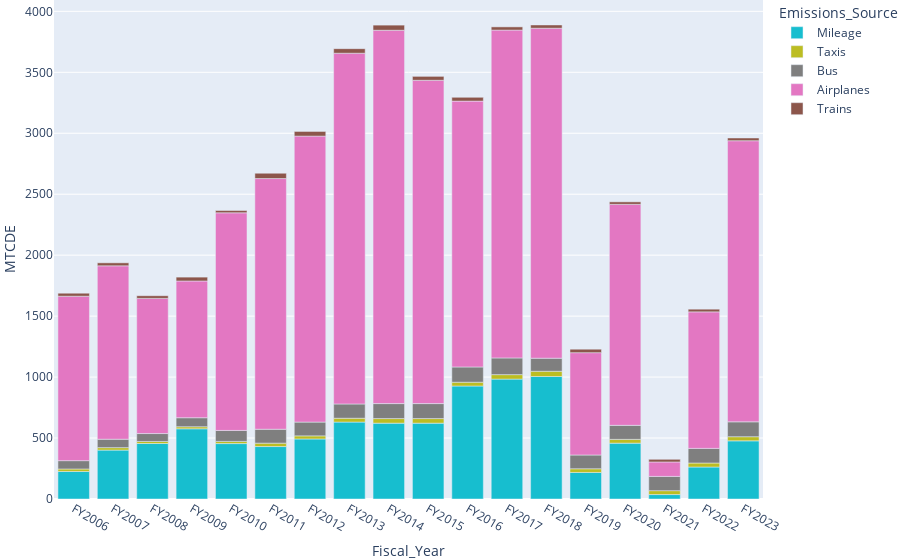

The notebook cell this image was saved under:
### Code cell
fig= px.bar(scope3[scope3["Emissions_Source"]!="Total"], x= "Fiscal_Year",y="MTCDE", color= "Emissions_Source",color_discrete_sequence= px.colors.qualitative.D3_r)
fig.update_layout(margin=dict(l=10, r=10, t=0, b=0))
fig.show()

### Figure 1 — Plotly figure (JSON) as saved in the notebook; plotly's stock layout.template omitted (floating-point values rounded to 4 significant figures)
{"data": [{"alignmentgroup": "True", "hovertemplate": "Emissions_Source=Mileage<br>Fiscal_Year=%{x}<br>MTCDE=%{y}<extra></extra>", "legendgroup": "Mileage", "marker": {"color": "#17BECF", "pattern": {"shape": ""}}, "name": "Mileage", "offsetgroup": "Mileage", "orientation": "v", "showlegend": true, "textposition": "auto", "type": "bar", "x": ["FY2006", "FY2007", "FY2008", "FY2009", "FY2010", "FY2011", "FY2012", "FY2013", "FY2014", "FY2015", "FY2016", "FY2017", "FY2018", "FY2019", "FY2020", "FY2021", "FY2022", "FY2023"], "xaxis": "x", "y": [225.8, 401, 455.2, 575.9, 454.6, 430.1, 492.5, 631, 622.2, 622.2, 926.8, 983.5, 1005.0, 217.8, 458.2, 36.3, 262.3, 477], "yaxis": "y"}, {"alignmentgroup": "True", "hovertemplate": "Emissions_Source=Taxis<br>Fiscal_Year=%{x}<br>MTCDE=%{y}<extra></extra>", "legendgroup": "Taxis", "marker": {"color": "#BCBD22", "pattern": {"shape": ""}}, "name": "Taxis", "offsetgroup": "Taxis", "orientation": "v", "showlegend": true, "textposition": "auto", "type": "bar", "x": ["FY2006", "FY2007", "FY2008", "FY2009", "FY2010", "FY2011", "FY2012", "FY2013", "FY2014", "FY2015", "FY2016", "FY2017", "FY2018", "FY2019", "FY2020", "FY2021", "FY2022", "FY2023"], "xaxis": "x", "y": [20.6, 20.3, 16.6, 16.8, 17.8, 28.1, 25.5, 31.4, 37.5, 37.5, 31.2, 36.6, 43, 30.1, 31, 32, 32.9, 33.9], "yaxis": "y"}, {"alignmentgroup": "True", "hovertemplate": "Emissions_Source=Bus<br>Fiscal_Year=%{x}<br>MTCDE=%{y}<extra></extra>", "legendgroup": "Bus", "marker": {"color": "#7F7F7F", "pattern": {"shape": ""}}, "name": "Bus", "offsetgroup": "Bus", "orientation": "v", "showlegend": true, "textposition": "auto", "type": "bar", "x": ["FY2006", "FY2007", "FY2008", "FY2009", "FY2010", "FY2011", "FY2012", "FY2013", "FY2014", "FY2015", "FY2016", "FY2017", "FY2018", "FY2019", "FY2020", "FY2021", "FY2022", "FY2023"], "xaxis": "x", "y": [68, 69, 65, 74, 90, 114, 113, 117, 123, 123, 125, 137, 107, 113, 115, 117, 120, 122], "yaxis": "y"}, {"alignmentgroup": "True", "hovertemplate": "Emissions_Source=Airplanes<br>Fiscal_Year=%{x}<br>MTCDE=%{y}<extra></extra>", "legendgroup": "Airplanes", "marker": {"color": "#E377C2", "pattern": {"shape": ""}}, "name": "Airplanes", "offsetgroup": "Airplanes", "orientation": "v", "showlegend": true, "textposition": "auto", "type": "bar", "x": ["FY2006", "FY2007", "FY2008", "FY2009", "FY2010", "FY2011", "FY2012", "FY2013", "FY2014", "FY2015", "FY2016", "FY2017", "FY2018", "FY2019", "FY2020", "FY2021", "FY2022", "FY2023"], "xaxis": "x", "y": [1349, 1422.0, 1109.0, 1122.0, 1785.0, 2056.0, 2346.0, 2877.0, 3062.0, 2652.0, 2181.0, 2689.0, 2707.0, 839.4, 1812.0, 118.5, 1120.0, 2306.0], "yaxis": "y"}, {"alignmentgroup": "True", "hovertemplate": "Emissions_Source=Trains<br>Fiscal_Year=%{x}<br>MTCDE=%{y}<extra></extra>", "legendgroup": "Trains", "marker": {"color": "#8C564B", "pattern": {"shape": ""}}, "name": "Trains", "offsetgroup": "Trains", "orientation": "v", "showlegend": true, "textposition": "auto", "type": "bar", "x": ["FY2006", "FY2007", "FY2008", "FY2009", "FY2010", "FY2011", "FY2012", "FY2013", "FY2014", "FY2015", "FY2016", "FY2017", "FY2018", "FY2019", "FY2020", "FY2021", "FY2022", "FY2023"], "xaxis": "x", "y": [25.1, 24.5, 22.2, 31.7, 18.8, 43.8, 38.2, 37.2, 42, 32.1, 31, 26.3, 26.9, 28.9, 20.7, 21.3, 21.9, 22.6], "yaxis": "y"}], "layout": {"barmode": "relative", "legend": {"title": {"text": "Emissions_Source"}, "tracegroupgap": 0}, "margin": {"b": 0, "l": 10, "r": 10, "t": 0}, "xaxis": {"anchor": "y", "domain": [0, 1], "title": {"text": "Fiscal_Year"}}, "yaxis": {"anchor": "x", "domain": [0, 1], "title": {"text": "MTCDE"}}}}
